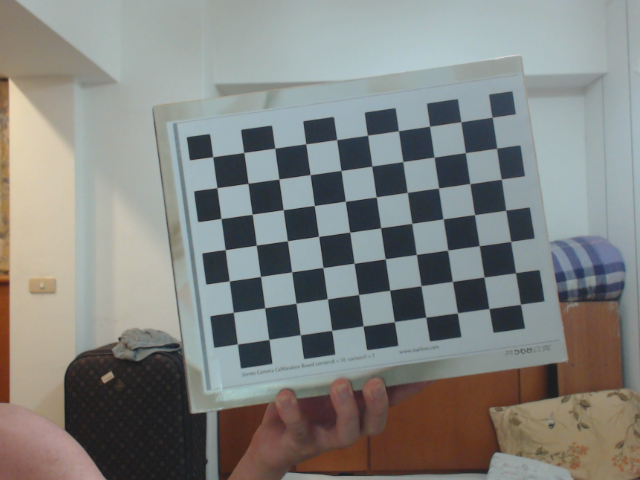
//> input picture images/left1.png, 640 x 480 px
$ ./kmeans images/left1.png 3 3   (built with g++ and OpenCV 4)
//> lines starting //> are read from the running program, lines starting //| are printed output that depends on the picture
#include "opencv2/imgproc.hpp"
#include "opencv2/highgui.hpp"
#include <iostream>
using namespace std;
using namespace cv;

int k, iters;

Mat color_quantization(Mat& labels, Mat& centers, Mat& src) {
    // assign result as input (8UC3).
    Mat rgb(src.rows, src.cols, CV_8UC3);

    // 'centers' has floating-point values, should be converted into uint8_t type
    //  with range [0, 255]. The number of channels is also translated into 3.
    centers.convertTo(centers, CV_8UC1, 255.0);
    centers = centers.reshape(3);

    // The label is replaced by the corresponding(B, G, R) to make the final image rgb.
    MatConstIterator_<int>  lit = labels.begin<int>();
    for (MatIterator_<Vec3b> it = rgb.begin<Vec3b>(); it != rgb.end<Vec3b>(); it++) {
        const Vec3b& rgb = centers.ptr<Vec3b>(*lit++)[0];
        *it = rgb;
    }

    return rgb;
}

Mat kmeans(Mat& src) {
    // firstly, reshape to 1 dimension to meet k means requirments.
    Mat reshaped, reshaped_32F;
    reshaped = src.reshape(1, src.cols*src.rows);
    reshaped.convertTo(reshaped_32F, CV_32FC1, 1.0/255.0);

    // do k means.
    Mat labels, centers;
    double eps = 1.0;
    kmeans(reshaped_32F, k, labels,
            TermCriteria(TermCriteria::COUNT, iters, eps),
                iters, KMEANS_RANDOM_CENTERS, centers);

    return color_quantization(labels, centers, src);
}

int main (int argc, const char** argv) {
    if (argc!=4) {
        cout << "./out [image location] [k] [iterations]" << endl;
        return -1;
    }
    Mat src = imread(argv[1], IMREAD_UNCHANGED);
//> src is the input picture: 480 rows x 640 cols, CV_8UC3; mean B, G, R 128.9, 132.2, 130.8
    k = atoi(argv[2]);
//> k = 3
    iters = atoi(argv[3]);
//> iters = 3

    // create windows.
    namedWindow("Original", WINDOW_AUTOSIZE);
    namedWindow("Result", WINDOW_AUTOSIZE);
    imshow("Original", src);

    Mat rst = kmeans(src);
//> in kmeans, `kmeans(reshaped_32F, k, labels, TermCriteria(TermCriteria::COUNT, iter..`: centers = [[0.357, 0.411, 0.476], [0.193, 0.192, 0.217], [0.66, 0.67, 0.638]]
//> in color_quantization, `centers.convertTo(centers, CV_8UC1, 255.0);`: centers = [[91, 105, 121], [49, 49, 55], [168, 171, 163]]
//> the loop in color_quantization, `for (MatIterator_<Vec3b> it = rgb.begin<Vec3b>(); it != rgb.end<Vec3b>..` made 307200 passes
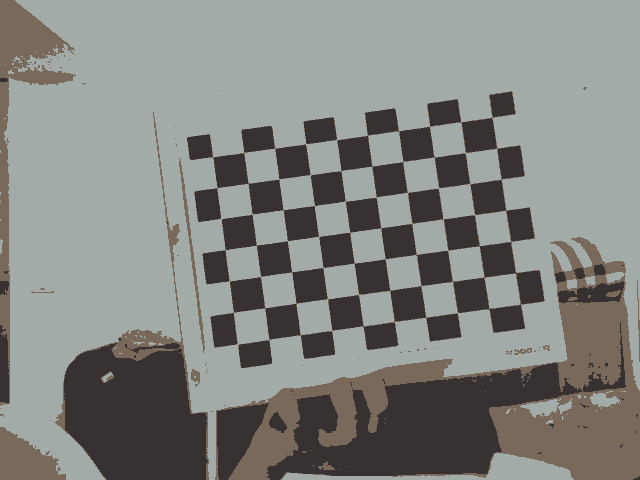
//> rst: 480 rows x 640 cols, CV_8UC3; mean B, G, R 128.7, 132.3, 130.9

    imshow("Result", rst);
    waitKey(0);
    return 0;
}

$ run again, on images/left11.png
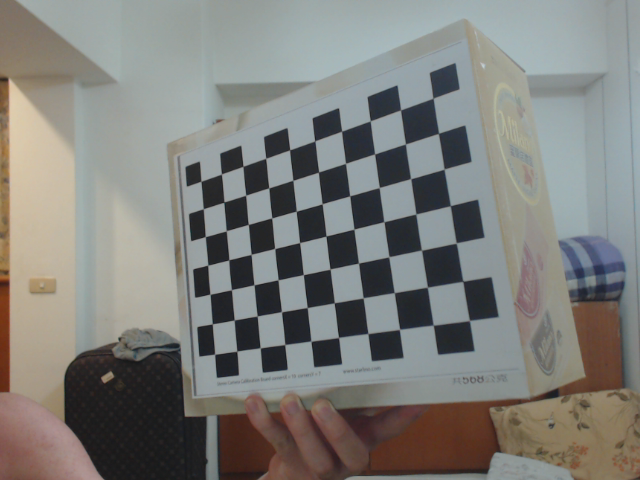
//> input picture images/left11.png, 640 x 480 px
//> src is the input picture: 480 rows x 640 cols, CV_8UC3; mean B, G, R 122.9, 126.7, 126.9
//> k = 3
//> in kmeans, `kmeans(reshaped_32F, k, labels, TermCriteria(TermCriteria::COUNT, iter..`: centers = [[0.341, 0.393, 0.455], [0.166, 0.163, 0.186], [0.616, 0.629, 0.61]]
//> in color_quantization, `centers.convertTo(centers, CV_8UC1, 255.0);`: centers = [[87, 100, 116], [42, 42, 47], [157, 160, 156]]
//> the loop in color_quantization, `for (MatIterator_<Vec3b> it = rgb.begin<Vec3b>(); it != rgb.end<Vec3b>..` made 307200 passes
//> `Mat rst = kmeans(src);`:
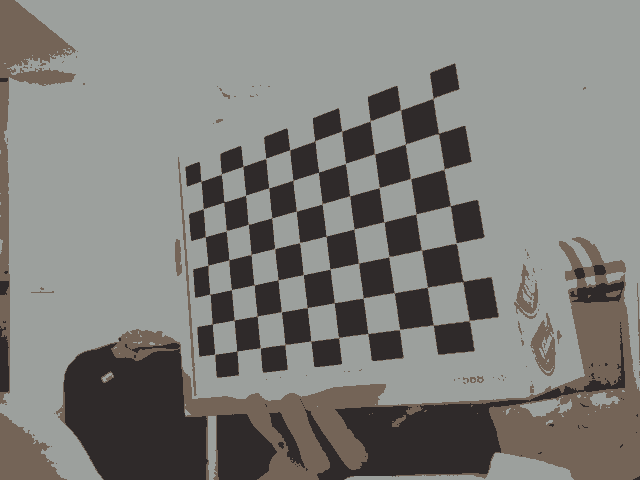
//> rst: 480 rows x 640 cols, CV_8UC3; mean B, G, R 122.8, 126.5, 127.1

$ run again, on images/left12.png
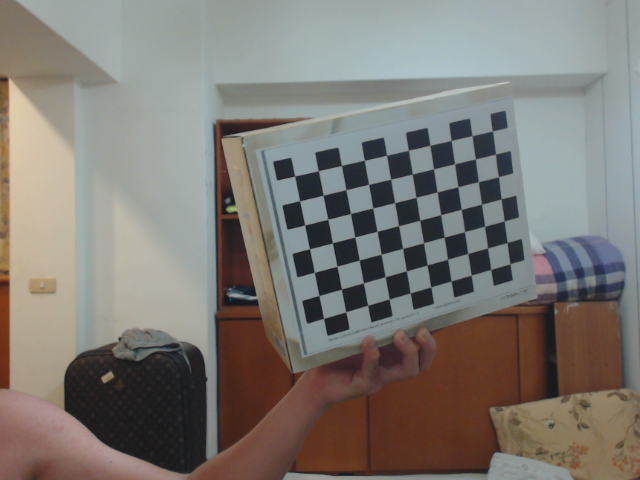
//> input picture images/left12.png, 640 x 480 px
//> src is the input picture: 480 rows x 640 cols, CV_8UC3; mean B, G, R 116.2, 121.7, 126.2
//> k = 3
//> in kmeans, `kmeans(reshaped_32F, k, labels, TermCriteria(TermCriteria::COUNT, iter..`: centers = [[0.407, 0.46, 0.501], [0.629, 0.641, 0.619], [0.176, 0.201, 0.279]]
//> in color_quantization, `centers.convertTo(centers, CV_8UC1, 255.0);`: centers = [[104, 117, 128], [160, 163, 158], [45, 51, 71]]
//> the loop in color_quantization, `for (MatIterator_<Vec3b> it = rgb.begin<Vec3b>(); it != rgb.end<Vec3b>..` made 307200 passes
//> `Mat rst = kmeans(src);`:
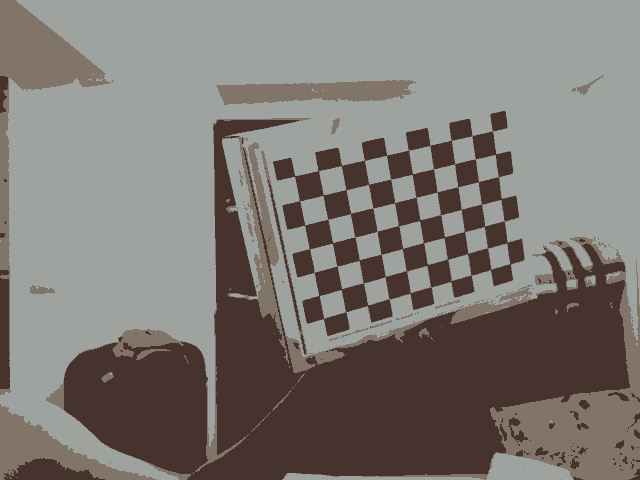
//> rst: 480 rows x 640 cols, CV_8UC3; mean B, G, R 116.1, 121.3, 126.3

$ run again, on images/left13.png
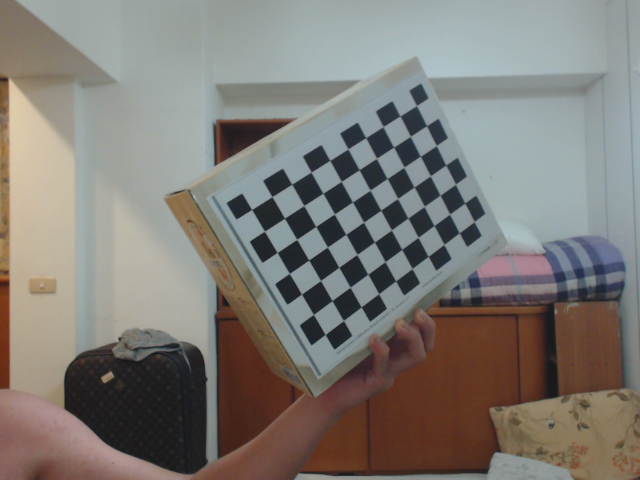
//> input picture images/left13.png, 640 x 480 px
//> src is the input picture: 480 rows x 640 cols, CV_8UC3; mean B, G, R 118.2, 123.6, 127.8
//> k = 3
//> in kmeans, `kmeans(reshaped_32F, k, labels, TermCriteria(TermCriteria::COUNT, iter..`: centers = [[0.326, 0.38, 0.454], [0.156, 0.178, 0.25], [0.624, 0.637, 0.616]]
//> in color_quantization, `centers.convertTo(centers, CV_8UC1, 255.0);`: centers = [[83, 97, 116], [40, 45, 64], [159, 162, 157]]
//> the loop in color_quantization, `for (MatIterator_<Vec3b> it = rgb.begin<Vec3b>(); it != rgb.end<Vec3b>..` made 307200 passes
//> `Mat rst = kmeans(src);`:
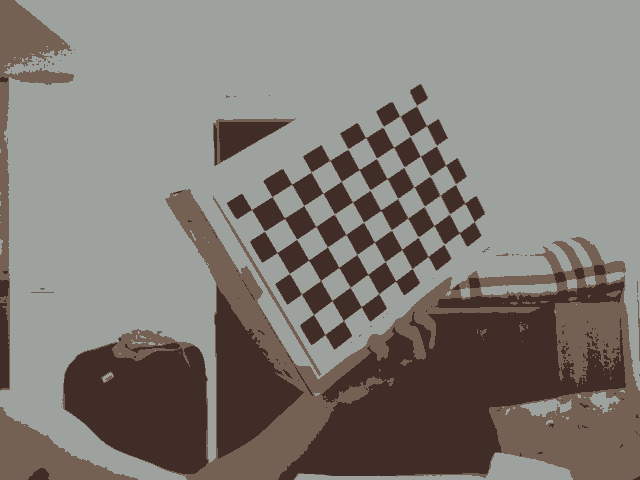
//> rst: 480 rows x 640 cols, CV_8UC3; mean B, G, R 118.1, 123.3, 127.9
